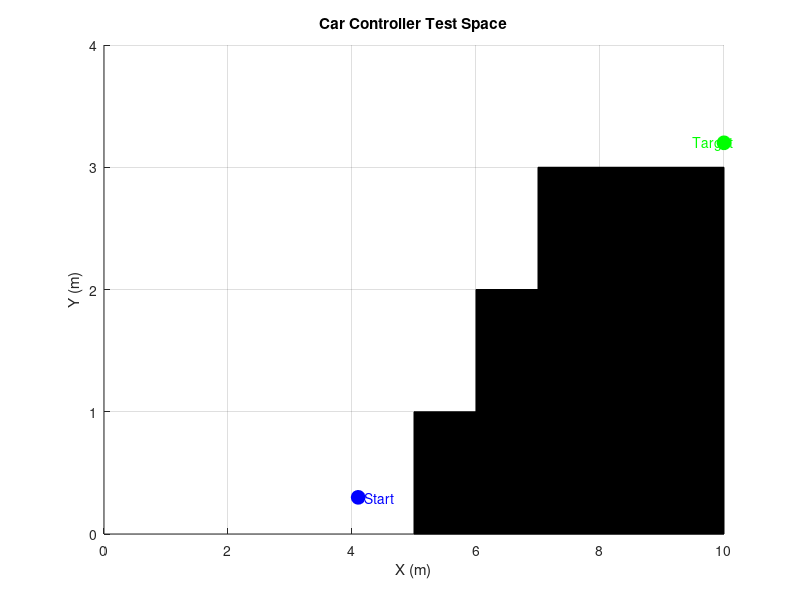

Recreate this plot in MATLAB. (Note: this script raises an error after producing the figure.)
% Car Controller Simulation with Normalized FLC Inputs
% This script sets up a simulation environment with obstacles,
% a start and target position, loads a fuzzy logic controller,
% and simulates car movement using the FLC outputs.
%
% The FLC expects:
%   - dv (vertical distance to an obstacle) normalized to [0, 1]
%   - dh (horizontal distance to an obstacle) normalized to [0, 1]
%   - angle_error in degrees in the range [-180, 180]
%
% Adjust max_dv and max_dh as needed for your environment.

%% Clear workspace and set up the figure
clear; close all; clc;

figure('Name', 'Car Controller Test Space');
hold on;
grid on;
axis([0 10 0 4]);

%% Plot obstacles (rectangles)
% First obstacle
x1 = [5 6 6 5];
y1 = [0 0 1 1];
fill(x1, y1, 'k');

% Second obstacle
x1 = [6 7 7 6];
y1 = [0 0 2 2];
fill(x1, y1, 'k');

% Third obstacle
x1 = [7 10 10 7];
y1 = [0 0 3 3];
fill(x1, y1, 'k');

%% Plot start and target positions
% Start position
start_pos = [4.1, 0.3];
plot(start_pos(1), start_pos(2), 'bo', 'MarkerSize', 10, 'MarkerFaceColor', 'b'); 
text(start_pos(1)+0.1, start_pos(2), 'Start', 'Color', 'blue');

% Target position
target_pos = [10, 3.2];
plot(target_pos(1), target_pos(2), 'go', 'MarkerSize', 10, 'MarkerFaceColor', 'g');
text(target_pos(1)-0.5, target_pos(2), 'Target', 'Color', 'green');

xlabel('X (m)');
ylabel('Y (m)');
title('Car Controller Test Space');

%% Load the Fuzzy Logic Controller
% Ensure that 'car_fuzzy.fis' is in the current folder or MATLAB path.
fis = readfis('car_fuzzy.fis');

%% Simulation Parameters
dt = 1.1;             % Time step (seconds)
max_steps = 400;    % Maximum number of simulation steps
car_pos = start_pos;  % Initial position
theta = 0;          % Initial heading (degrees)
velocity = 0.2;       % Increased constant velocity (m/s) for more noticeable movement
path_x = car_pos(1);
path_y = car_pos(2);

%% Simulation Loop (Simplified Logging)
for step = 1:max_steps
    % Compute the distance to the target (if needed for FLC inputs)
    dist_to_target = norm(target_pos - car_pos);
    
    % Compute the desired heading (in degrees) using atan2d
    desired_theta = atan2d(target_pos(2) - car_pos(2), target_pos(1) - car_pos(1));
    
    % Compute angle error (in degrees), wrapping it to [-180, 180]
    angle_error = mod(desired_theta - theta + 180, 360) - 180;
    
    % Compute obstacle distances: dv (vertical) and dh (horizontal)
    [dv, dh] = computeObstacleDistances(car_pos(1), car_pos(2));
    
    % Normalize dv and dh to the range [0, 1]
    max_dv = 3;  % Maximum expected vertical distance
    max_dh = 5;  % Maximum expected horizontal distance
    dv_norm = min(dv, max_dv) / max_dv;
    dh_norm = min(dh, max_dh) / max_dh;
    
    % Get FLC output (Heading Change) using the normalized inputs
    % The FLC is expected to have inputs: [dv_norm, dh_norm, angle_error]
    heading_change = evalfis(fis, [dv_norm, dh_norm, angle_error]);
    
    % (Optional) Damping factor removed -- you can simply comment it out:
    % dampingFactor = 0.5;
    % heading_change = heading_change * dampingFactor;
    
    % Log out the following:
    %   - Current theta
    %   - dv_norm and dh_norm (normalized obstacle distances)
    %   - angle_error (the theta input to the FIS)
    %   - FLC output (heading_change)
    %   - Effective change in theta (heading_change * dt)
    fprintf('Step %d: theta = %.2f°, dv_norm = %.2f, dh_norm = %.2f, angle_error = %.2f°, FLC output = %.2f°, Change in theta = %.2f°\n', ...
        step, theta, dv_norm, dh_norm, angle_error, heading_change, heading_change * dt);
    
    % Update the car's heading (in degrees)
    theta = theta + heading_change * dt;
    
    % Update the car's position using cosd and sind (angles in degrees)
    car_pos(1) = car_pos(1) + velocity * cosd(theta) * dt;
    car_pos(2) = car_pos(2) + velocity * sind(theta) * dt;
    
    % Store the path for plotting
    path_x(end+1) = car_pos(1);
    path_y(end+1) = car_pos(2);
    
    % Check for collision with obstacles
    if isInCollision(car_pos(1), car_pos(2))
        disp('Collision detected! Stopping.');
        break;
    end
    
    % Check if target has been reached
    if dist_to_target < 0.1
        disp('Target reached!');
        break;
    end
end



%% Plot Car Path
plotCarPath(path_x, path_y);

%% Local Functions
function [dv, dh] = computeObstacleDistances(x, y)
    % computeObstacleDistances Computes the vertical (dv) and horizontal (dh)
    % distances from point (x, y) to the nearest obstacle reference point.
    %
    % Here, obstacles are defined by reference points.
    obstacles = [
        5.5, 0.5;
        6.5, 1.5;
        7.4,  2
    ]; % Each row: [obs_x, obs_y]
    
    dv = inf;
    dh = inf;
    
    for i = 1:size(obstacles, 1)
        obs_x = obstacles(i, 1);
        obs_y = obstacles(i, 2);
        
        % Compute vertical and horizontal distances separately
        dv = min(dv, abs(y - obs_y));
        dh = min(dh, abs(x - obs_x));
    end
end

function collision = isInCollision(x, y)
    % isInCollision Checks whether the point (x, y) is within any obstacle.
    collision = false;
    
    % First obstacle: rectangle from (5,0) to (6,1)
    if (x >= 5 && x <= 6 && y >= 0 && y <= 1)
        collision = true;
    end
    
    % Second obstacle: rectangle from (6,1) to (7,2)
    if (x >= 6 && x <= 7 && y >= 1 && y <= 2)
        collision = true;
    end
    
    % Third obstacle: rectangle from (7,2) to (10,3)
    if (x >= 7 && x <= 10 && y >= 2 && y <= 3)
        collision = true;
    end
end

function plotCarPath(path_x, path_y)
    % plotCarPath Plots the path traveled by the car.
    plot(path_x, path_y, 'r-', 'LineWidth', 1.5);
end

